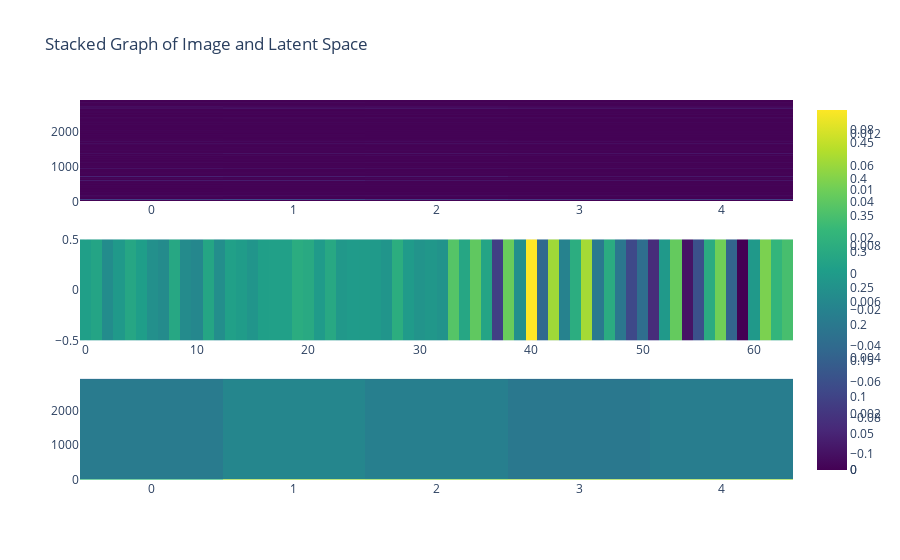

Notebook cell for this chart:
### Code cell
e_ = e[0]  
z_ = z[0].reshape(1, -1) 
decoded_ = decoded[0]  



# Create subplot grid with vertical stacking
fig = sp.make_subplots(rows=3, cols=1, shared_xaxes=False, vertical_spacing=0.1)

# Add the original image as a heatmap-like plot
heatmap_trace1 = go.Heatmap(z=e_, colorscale='viridis')
fig.add_trace(heatmap_trace1, row=1, col=1)

# Add the latent representation as a heatmap-like plot
tensor_reshaped = z.reshape(1, -1)
heatmap_trace2 = go.Heatmap(z=z_, colorscale='viridis')
fig.add_trace(heatmap_trace2, row=2, col=1)

# Add the decoded image as a heatmap-like plot
heatmap_trace3 = go.Heatmap(z=decoded_, colorscale='viridis')
fig.add_trace(heatmap_trace3, row=3, col=1)

# Update layout
fig.update_layout(title='Stacked Graph of Image and Latent Space', showlegend=False)

# Update x-axis labels
#fig.update_xaxes(title_text='genes (normalized)', row=1, col=1)
#fig.update_xaxes(title_text='latent representation', row=2, col=1)
#fig.update_xaxes(title_text='genes (normalized)', row=3, col=1)

# Update y-axis labels
#fig.update_yaxes(title_text='timestamps', row=1, col=1)
#fig.update_yaxes(title_text='latent representation', row=2, col=1)
#fig.update_yaxes(title_text='timestamps', row=3, col=1)

fig.show()

### Figure 1 — Plotly figure (JSON) as saved in the notebook; plotly's stock layout.template omitted (floating-point values rounded to 4 significant figures; data arrays with more than 128 entries replaced by an {"elided": "..."} marker saying what was removed)
{"data": [{"colorscale": [[0, "#440154"], [0.1111, "#482878"], [0.2222, "#3e4989"], [0.3333, "#31688e"], [0.4444, "#26828e"], [0.5556, "#1f9e89"], [0.6667, "#35b779"], [0.7778, "#6ece58"], [0.8889, "#b5de2b"], [1, "#fde725"]], "type": "heatmap", "xaxis": "x", "yaxis": "y", "z": {"elided": "2919x5 float values"}}, {"colorscale": [[0, "#440154"], [0.1111, "#482878"], [0.2222, "#3e4989"], [0.3333, "#31688e"], [0.4444, "#26828e"], [0.5556, "#1f9e89"], [0.6667, "#35b779"], [0.7778, "#6ece58"], [0.8889, "#b5de2b"], [1, "#fde725"]], "type": "heatmap", "xaxis": "x2", "yaxis": "y2", "z": [[0.003285, 0.007418, -0.0121, -0.001876, 0.009454, 0.002177, -0.009126, -0.01289, 0.009761, -0.01311, -0.01632, 0.008275, -0.01072, 0.003766, 0.0001038, -0.004794, 0.003166, 0.004027, 0.00377, 0.01446, 0.01159, -0.0004834, 0.01093, -0.003112, -0.0005608, -0.0001554, -0.0009958, -0.005116, 0.01555, -0.0005033, -0.00614, -0.003676, -0.00691, 0.03647, 0.008908, 0.04074, 0.006917, -0.0706, 0.04445, -0.009399, 0.09078, -0.0412, 0.06199, -0.02036, 0.0151, 0.06335, -0.02796, 0.01371, -0.02931, -0.06452, -0.0377, -0.08418, -0.001917, 0.04248, -0.09825, -0.05984, 0.01359, 0.04675, -0.04518, -0.109, -0.002017, 0.05033, 0.02205, 0.03136]]}, {"colorscale": [[0, "#440154"], [0.1111, "#482878"], [0.2222, "#3e4989"], [0.3333, "#31688e"], [0.4444, "#26828e"], [0.5556, "#1f9e89"], [0.6667, "#35b779"], [0.7778, "#6ece58"], [0.8889, "#b5de2b"], [1, "#fde725"]], "type": "heatmap", "xaxis": "x3", "yaxis": "y3", "z": {"elided": "2919x5 float values"}}], "layout": {"showlegend": false, "title": {"text": "Stacked Graph of Image and Latent Space"}, "xaxis": {"anchor": "y", "domain": [0, 1]}, "xaxis2": {"anchor": "y2", "domain": [0, 1]}, "xaxis3": {"anchor": "y3", "domain": [0, 1]}, "yaxis": {"anchor": "x", "domain": [0.7333, 1]}, "yaxis2": {"anchor": "x2", "domain": [0.3667, 0.6333]}, "yaxis3": {"anchor": "x3", "domain": [0, 0.2667]}}}
